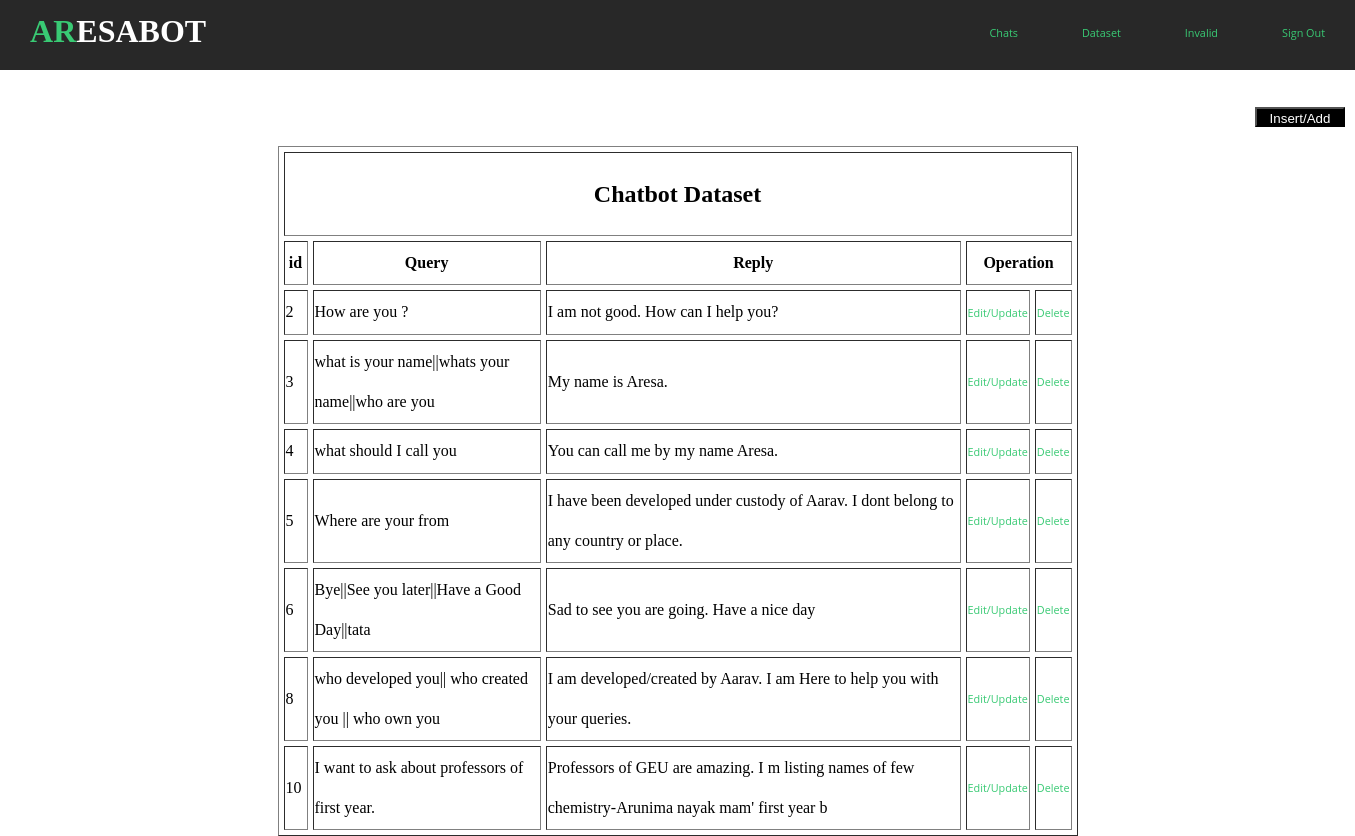
The app's page /qna.php with its own data.
### tables this page shows
CREATE TABLE `chatbot_hints` (
  `id` int(11) NOT NULL,
  `question` varchar(100) NOT NULL,
  `reply` varchar(100) NOT NULL
);

### qna.php (the view, shortened to what this page needs)
<!DOCTYPE html>
<html lang="en">
<head>
	<link rel="stylesheet" href="navbar.css">
</head>
<header>
	<h1>AR<span>ESA<span>BOT</span></span></h1>
	<nav>
		<ul>
			<li><a  href="adminlogin.php">Chats</a></li>
			<li><a  href="qna.php">Dataset</a></li>
			<li><a  href="invalid.php">Invalid</a></li>
			<li><a  href="index.php">Sign Out</a></li>
		</ul>
	</nav>
</header>
<a href="insert.php"><input  type="button" id="insert_btn" value="Insert/Add" align="center"/></a>
<body>
	<table  cellspacing="5" align="center" border="1px" style="width: 800px;line-height: 40px">
		<tr>
			<th colspan="5"><h2>Chatbot Dataset</h2></th>
		<tr>
			<th width="20px">id</th>
			<th align="center">Query</th>
			<th align="center">Reply</th>
			<th colspan="2" align="center" >Operation</th>
		</tr>
		<?php
		$conn=mysqli_connect("localhost","root","","youtube");
		$sql = "SELECT id,question,reply from chatbot_hints";
		$result= $conn-> query($sql);
		if($result-> num_rows >0){
			while ($row =$result ->fetch_assoc()) {
				echo "<tr>
				<td>".$row["id"]."</td>
				<td>".$row["question"]." </td>
				<td> ".$row["reply"]." </td>
				<td><a href='update.php?rn=$row[id]&ques=$row[question]&rep=$row[reply]'>Edit/Update</td>
				<td><a href='delete.php?rn=$row[id] onclick='return checkdelete()'>Delete</td></tr> ";
			}
			echo "</table>";
		}
		else{
			echo "0 result";
		}
		?>
</body>
</html>

### navbar.css (style rules this page uses)
body,html { margin: 0; padding: 0; }
header { width: 100%; height: 70px; background-color: #282828; }
h1 { position: absolute; padding: 3px; float: left; margin-left: 2%; margin-top: 10px; font-family: 'Alfa Slab One',cursive; color: #39ca74; }
span { color: #ffffff; }
ul { width: auto; float: right; margin-top: 8px; }
li { display: inline-block; padding: 15px 30px; }
a { text-align: center; color: #39ca74; text-decoration: none; font-family: 'Open Sans',sans-serif; font-size: 0.8vw; }
input { color: #000; marker-end: 25% }

### qna.php (style rules this page uses)
input { padding: 2px; margin-left: 1255px; margin-top: 35px; height: 20px; width: 90px; color: #fff; background-color: #000; }

### records on screen
chatbot_hints: id "2", question "How are you ?", reply "I am not good. How can I help you?"
chatbot_hints: id "3", question "what is your name||whats your name||who are you", reply "My name is Aresa."
chatbot_hints: id "4", question "what should I call you", reply "You can call me by my name Aresa."
chatbot_hints: id "5", question "Where are your from", reply "I have been developed under custody of Aarav. I dont belong to any country or place."
chatbot_hints: id "6", question "Bye||See you later||Have a Good Day||tata", reply "Sad to see you are going. Have a nice day"
chatbot_hints: id "8", question "who developed you|| who created you || who own you", reply "I am developed/created by Aarav. I am Here to help you with your queries."
chatbot_hints: id "10", question "I want to ask about professors of first year.", reply "Professors of GEU are amazing. I m listing names of few chemistry-Arunima nayak mam' first year b"
